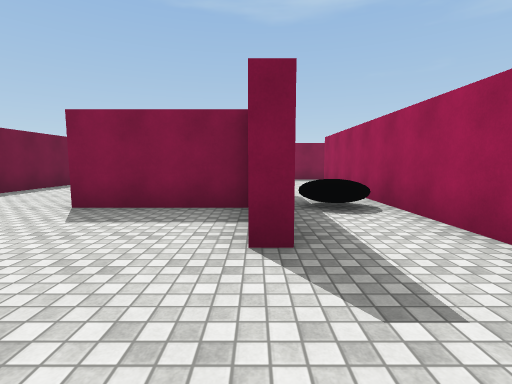
view 1 (above)

14 first-person views from a walk through a 3-D level made in the Unity game engine. The camera is 1.4 m above the floor, tilts 6° down and sees 85° across. The floor is counted in squares, 2 m on a side. Each view is taken from the middle of a square. On the plan, view 1 faces up. The plan holds only what a view shows up to about 9 squares ahead; the rest is blank. Surface patterns are stand-ins for the level's own textures.

view 2
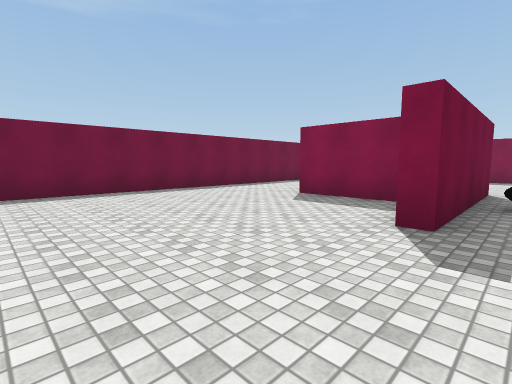

view 3
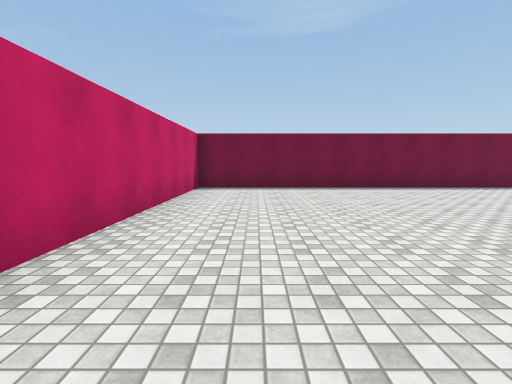

view 4
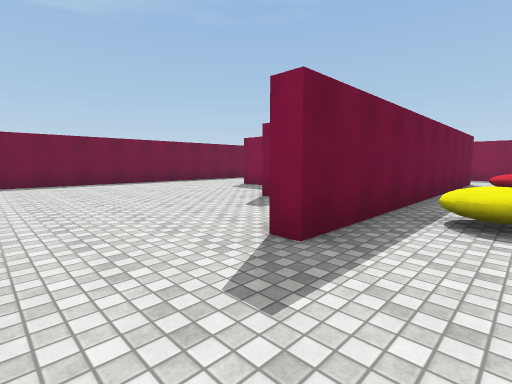

view 5
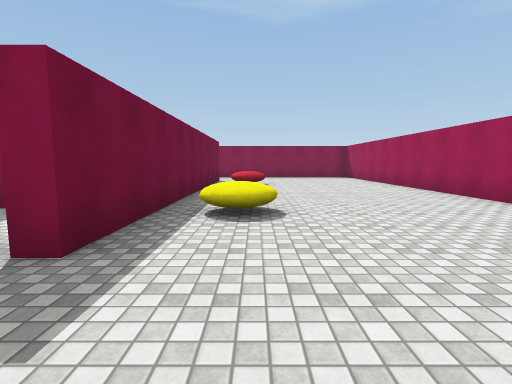

view 6
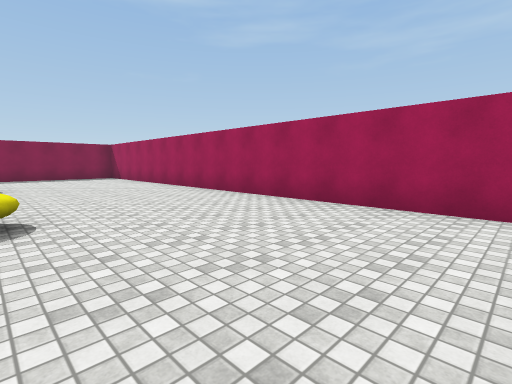

view 7
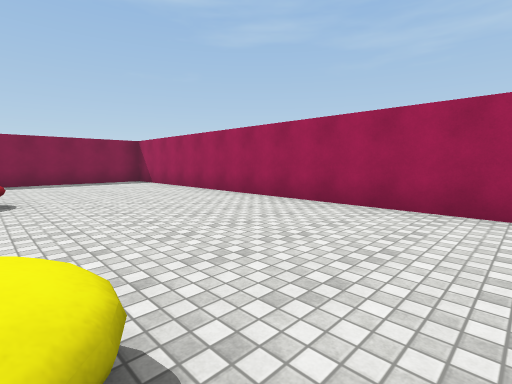

view 8
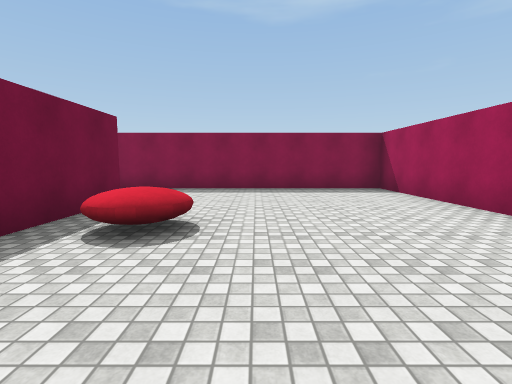

view 9
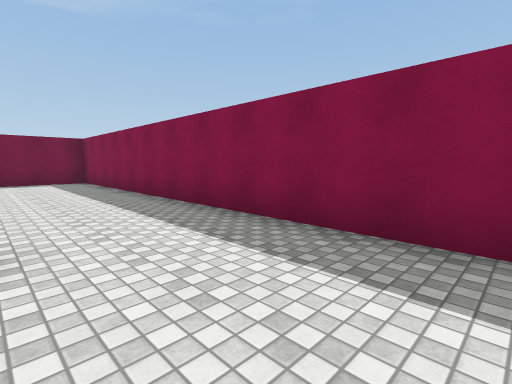

view 10
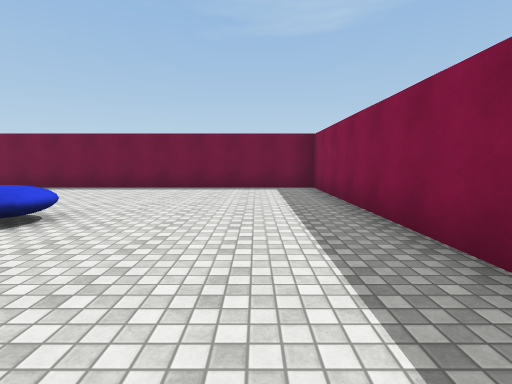

view 11
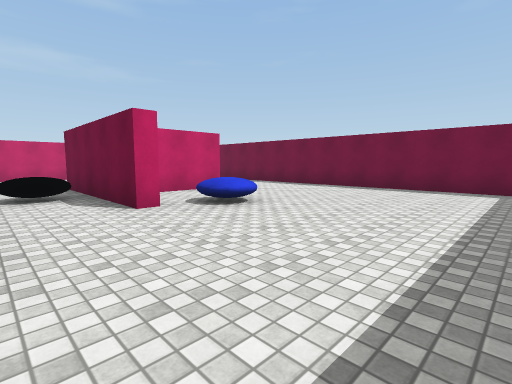

view 12
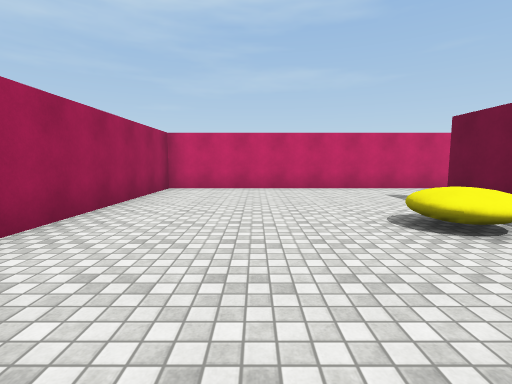

view 13
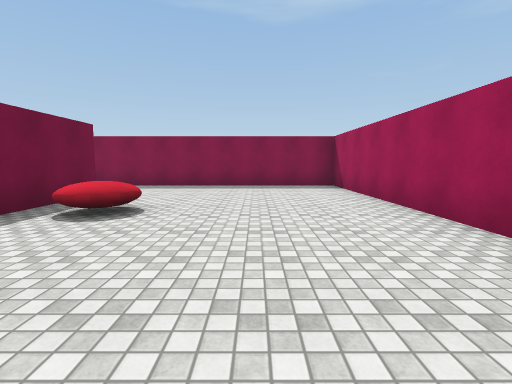

view 14
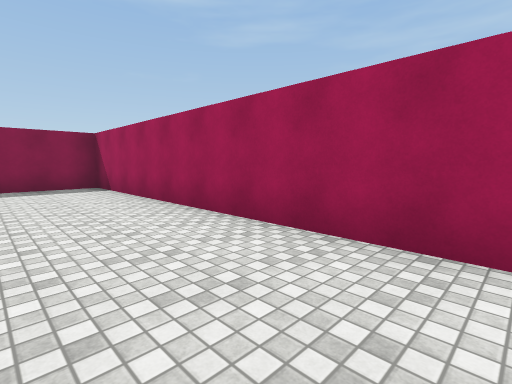

### Floor plan
Points are (right, up) in squares from view 1. A wall is a line through its corners. A room is listed if a view was taken in it or the views show most of it. See-through windows are left out.
Room 1 (views 1, 2, 3)
walls: (2.2, 2.2) (2.2, 7.5); (0, 4.3) (-2.9, 4.3); (2.6, 0) (2.1, 0); (0.3, 6.8) (0.3, 2.3) (-0.1, 2.3); (-5.9, 4.6) (-5.9, -2.6) (2.5, -2.6)
ways out: opening at (3, -1.5) to room 2; opening at (-4.5, 4) to room 3; opening at (1.5, 6.5) to room 3
Room 2 (views 4, 5, 6, 7, 8, 9, 12, 13, 14)
walls: (2.6, 9) (2.6, 0); (2.5, -2.6) (8.4, -2.6) (8.4, 11.6) (2.5, 11.6)
ways out: opening at (3, -1.5) to room 1; opening at (3, 10.5) to room 3
Room 3 (views 10, 11)
walls: (-0.1, 6.8) (0.3, 6.8); (-2.9, 4.7) (-1, 4.7); (2.2, 7.5) (2.2, 9); (2.5, 11.6) (-5.9, 11.6) (-5.9, 4.6)
ways out: opening at (-4.5, 4) to room 1; opening at (1.5, 6.5) to room 1; opening at (3, 10.5) to room 2

Positions as (right, up) in squares from view 1, and headings:
1: (0, 0), facing up
2: (1, -1), facing up-left
3: (2, -1), facing left
4: (4, -2), facing up-left
5: (4, -2), facing up
6: (4, -2), facing up-right
7: (4, 1), facing up-right
8: (5, 4), facing up
9: (5, 9), facing up-left
10: (2, 10), facing left
11: (2, 11), facing down-left
12: (6, 5), facing down
13: (6, 3), facing up
14: (6, 3), facing up-right
